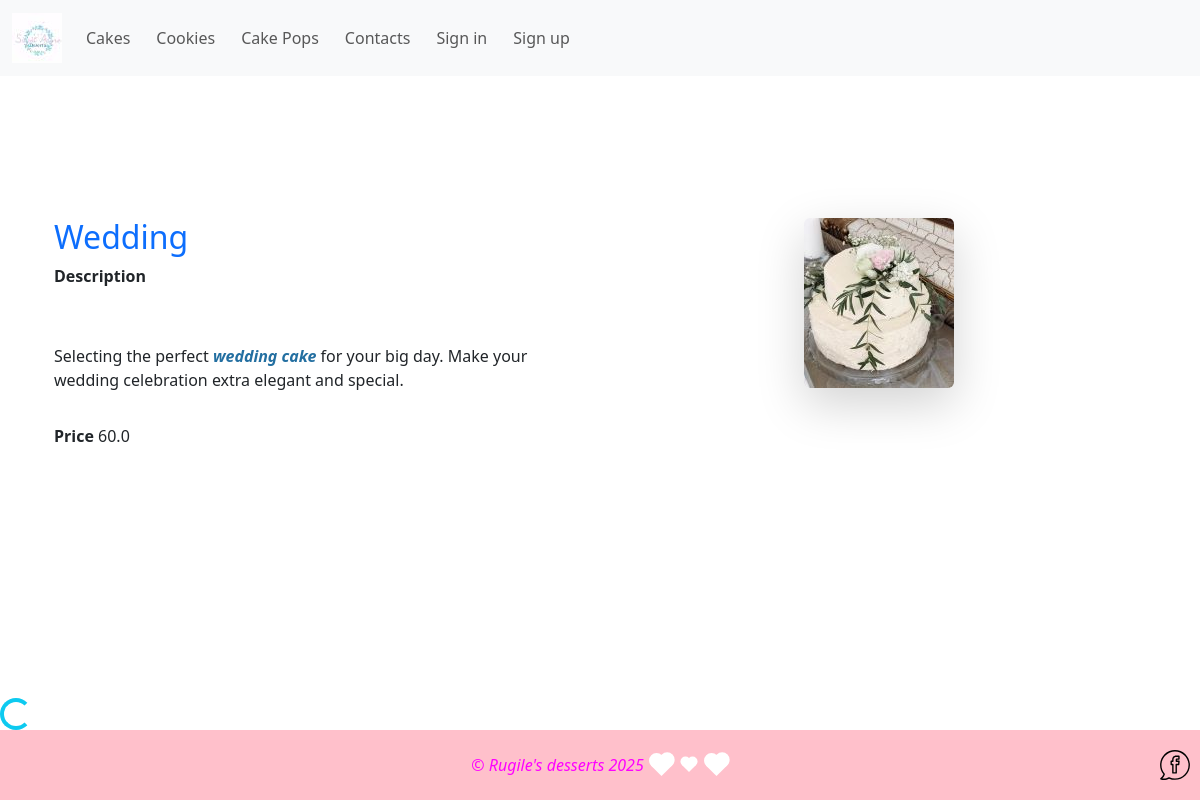
The page /cakes/1/ on the database as committed earlier.
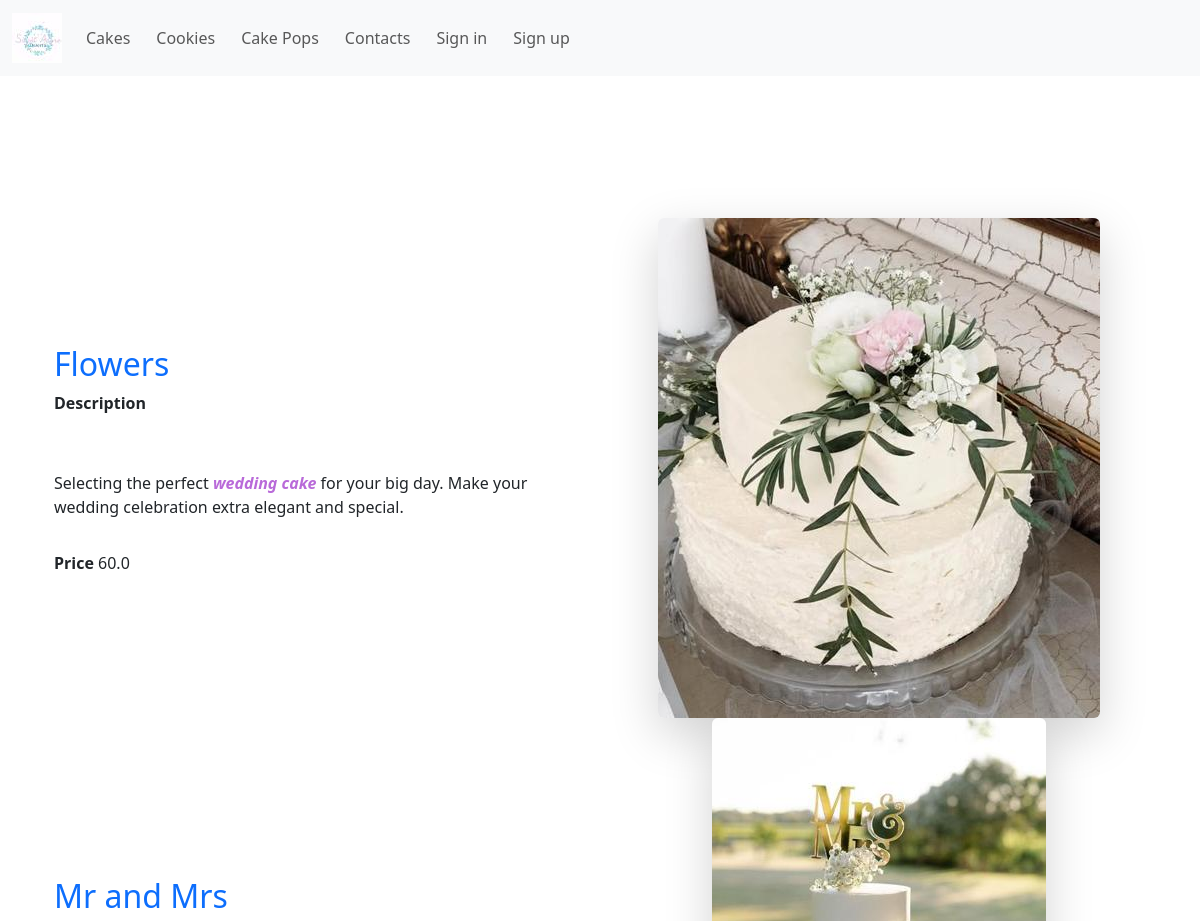
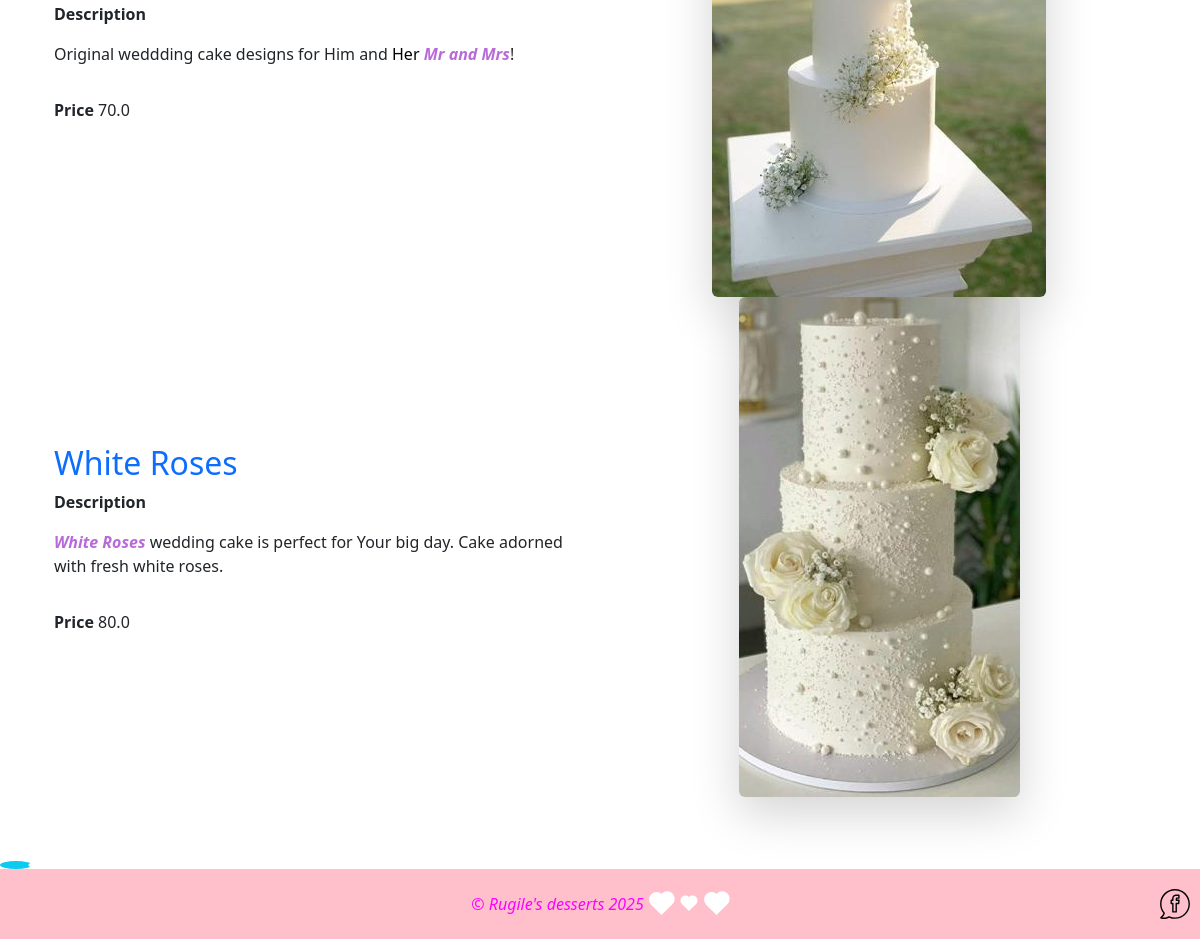
The same page on the database as committed later (2 pictures, top to bottom).
### desserts/models.py (models this page shows, shortened)
class Product(models.Model):
    category = models.ForeignKey(
        Category, on_delete=models.CASCADE, blank=True, null=True
    )
    options = models.ManyToManyField(Option, blank=True)
    name = models.CharField(max_length=200, blank=True, null=True)
    description = HTMLField("Description", max_length=4096, default="")
    price = models.FloatField(blank=False, null=False)
    image = models.ImageField(upload_to="products", blank=True, null=True)
    class Meta:
        verbose_name = "Product"
        verbose_name_plural = "Products"

### desserts/views.py (the view)
# urls.py: path("cakes/<int:pk>/", views.CakeListView.as_view(), name="cakes"),
class CakeListView(generic.DetailView):
    template_name = "desserts/cakes.html"
    model = Option
    context_object_name = "cakes"
    def get_context_data(self, **kwargs):
        option = self.get_object()
        cakes = Product.objects.filter(options__name=option.name)
        return {
            "cakes": cakes,
        }

### desserts/templates/desserts/cakes.html (shortened to what this page needs)
{% extends "desserts/base.html" %}
{% load static %}
{% block content %}
<div class="container mt-5">
    <div class="row">
        {% for cake in cakes %}
        <div class="col-md-6 d-flex flex-column justify-content-center">
            <h2><a href="{% url 'cake_details' cake.id %}">{{ cake.name }}</a></h2>
            <p><strong>Description </strong>{{ cake.description|safe }}</p>
            <p><strong>Price </strong>{{ cake.price }}</p>
        </div>
        <div class="col-md-6 text-center">
            {% if cake.image %}
            <img src="{{ cake.image.url }}" class="img-fluid rounded shadow-lg" alt="{{ cake.name }}">
            {% else %}
            <img src="{% static 'desserts/img/default.jpg' %}" class="img-fluid rounded shadow-lg"
                 alt="No Image Available">
            {% endif %}
        </div>
        {% endfor %}
    </div>
</div>
{% endblock content %}

### desserts/templates/desserts/base.html (shortened to what this page needs)
<!doctype html>
{% load static %}
<html lang="en">
<head>
    <link rel="stylesheet" href="{% static 'desserts/css/main.css' %}"/>
    <link rel="stylesheet" href="https://cdnjs.cloudflare.com/ajax/libs/font-awesome/4.7.0/css/font-awesome.min.css">
    <link
            href="https://cdn.jsdelivr.net/npm/bootstrap@5.3.3/dist/css/bootstrap.min.css"
            rel="stylesheet"
    />
</head>
<body>
<nav class="navbar navbar-expand-lg bg-body-tertiary" style="background-color: #fff8f9;">
    <div class="container-fluid">
        <a class="navbar-brand" href="{% url 'index' %}">
            <img src="{% static 'desserts/img/desserts_logo.png' %}" alt="Sweet Adore Desserts Logo" width="50"
                 height="50"/>
        </a>
        <div class="collapse navbar-collapse" id="navbarNav">
            <ul class="navbar-nav">
                <li class="nav-item">
                    <a class="nav-link" href="{% url 'cake_options' %}">Cakes</a>
                </li>
                <li class="nav-item">
                    <a class="nav-link" href="{% url 'cookies' %}">Cookies</a>
                </li>
                <li class="nav-item">
                    <a class="nav-link" href="{% url 'cake_pops' %}">Cake Pops</a>
                </li>
                <li class="nav-item">
                    <a class="nav-link" href="{% url 'contacts' %}">Contacts</a>
                </li>
                {% if user.is_authenticated %}
                <li class="nav-item">
                    <a class="nav-link" href="{% url 'orders' %}">Orders</a>
                </li>
                <li class="nav-item">
                    <a class="nav-link" href="{% url 'create_order' %}">Create Order</a>
                </li>
                {% if user.is_authenticated %}
                <li class="nav-item">
                    <a class="nav-link" href="{% url 'profile' %}">Profile</a>
                    {% endif %}
                </li>
                <li class="nav-item">
                    <form method="post" action="{% url 'logout' %}" style="display: inline;">
                        {% csrf_token %}
                        <button type="submit" class="nav-link btn btn-link">Sign out</button>
                    </form>
                </li>
                <li class="nav-item">
                    <a class="nav-link" href="#">
                        <svg
                                xmlns="http://www.w3.org/2000/svg"
                                width="25"
                                height="25"
                                fill="currentColor"
                                class="bi bi-person-circle"
                                viewBox="0 0 16 16"
                        >
                            <path d="M11 6a3 3 0 1 1-6 0 3 3 0 0 1 6 0z"></path>
                            <path
                                    fill-rule="evenodd"
                                    d="M0 8a8 8 0 1 1 16 0A8 8 0 0 1 0 8zm8-7a7 7 0 0 0-5.468 11.37C3.242 11.226
                                         4.805 10 8 10s4.757 1.225 5.468 2.37A7 7 0 0 0 8 1z"
                            ></path>
                        </svg>
                        {{ user.get_username }}
                    </a>
                </li>
                {% else %}
                <li class="nav-item">
                    <a class="nav-link" href="{% url 'login' %}">Sign in</a>
                </li>
                <li class="nav-item">
                    <a class="nav-link" href="{% url 'register' %}">Sign up</a>
                </li>
                {% endif %}
            </ul>
        </div>
    </div>
</nav>
<div class="container main-content" style="padding-top: 30px">
    {% block content %}
    {% endblock content %}
</div>
<div class="spinner-border text-info" role="status">
</div>
<footer style="display: flex; align-items: center; justify-content: center; gap: 20px; padding: 10px; position: relative;">
    <div style="display: flex; align-items: center; gap: 5px;">
      <span>&copy; Rugile's desserts 2025</span>
    <div class="heart medium"></div>
    <div class="heart small"></div>
    <div class="heart medium"></div>
        <a href="https://www.facebook.com/profile.php?id=100025026853032&locale=lt_LT" target="_blank" style="position: absolute; right: 10px;">
            <img src="{% static 'desserts/img/facebook1.svg' %}" alt="Facebook" width="30">
        </a>
</div>
</footer>
</body>
</html>

### desserts/static/desserts/css/main.css (style rules this page uses)
html, body { height: 100%; margin: 0; display: flex; flex-direction: column; }
a { text-decoration: none !important; }
.heart { position: relative; display: inline-block; margin: 5px; transform: rotate(-45deg); }
.heart::before, .heart::after { content: ""; position: absolute; border-radius: 50%; }
.heart.medium { width: 15px; height: 15px; background-color: white; }
.heart.medium::before, .heart.medium::after { width: 15px; height: 15px; background-color: white; }
.heart.medium::before { top: -7.5px; left: 0; }
.heart.medium::after { top: 0; left: 7.5px; }
.heart.small { width: 10px; height: 10px; background-color: white; }
.heart.small::before, .heart.small::after { width: 10px; height: 10px; background-color: white; }
.heart.small::before { top: -5px; left: 0; }
.heart.small::after { top: 0; left: 5px; }
div.main-content { margin-top: 4rem; margin-bottom: 4rem; flex: 1; }
nav ul li { margin-right: 10px; }
footer { color: #FF00FF; background-color: #FFC0CB; min-height: 70px; display: flex; align-items: center; justify-content: center; font-style: italic; }

Rows that differ between the two databases and show on the page:
changed Product: name "Wedding" → "Flowers"; image: a different picture
added Product: name "Mr and Mrs", description "Original weddding cake designs for Him and Her Mr and Mrs !", price "70.0", image (picture)
added Product: name "White Roses", description "White Roses wedding cake is perfect for Your big day. Cake adorned with fresh white roses.", price "80.0", image (picture)
